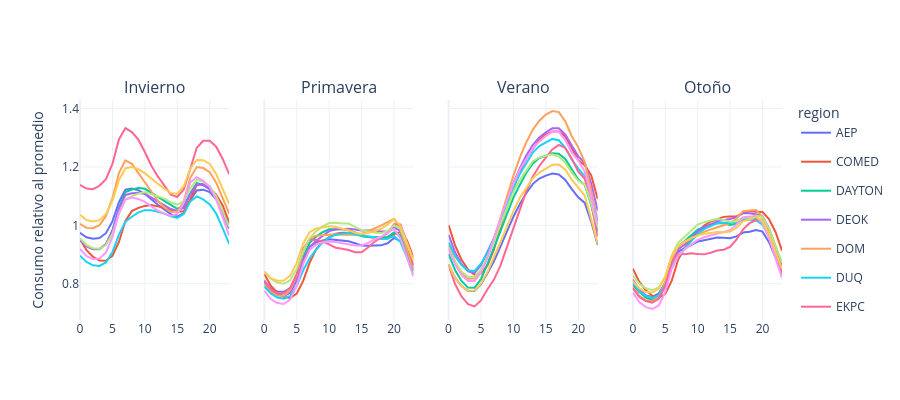

Notebook cell for this chart:
### Markdown cell above
### 1.2 Perfil horario por estación

### Code cell
paleta = px.colors.qualitative.Plotly
colores = {r: paleta[i % len(paleta)] for i, r in enumerate(vigentes.index)}
fig = make_subplots(rows=1, cols=4, subplot_titles=ESTACIONES, shared_yaxes=True)
vistas = set()

for j, est in enumerate(ESTACIONES, start=1):
    p = (df_comun[df_comun['estacion'] == est]
         .groupby(['region', 'hora'])['MW_rel'].mean().unstack(0))
    for region in p.columns:
        fig.add_trace(go.Scatter(
            x=p.index, y=p[region], mode='lines', name=region, legendgroup=region,
            line=dict(color=colores[region]), showlegend=region not in vistas,
        ), row=1, col=j)
        vistas.add(region)

fig.update_yaxes(title_text='Consumo relativo al promedio', col=1)
fig.update_layout(legend_title_text='region', height=400)
fig.show()

### Figure 1 — Plotly figure (JSON) as saved in the notebook; plotly's stock layout.template omitted (floating-point values rounded to 4 significant figures)
{"data": [{"legendgroup": "AEP", "line": {"color": "#636EFA"}, "mode": "lines", "name": "AEP", "showlegend": true, "type": "scatter", "x": [0, 1, 2, 3, 4, 5, 6, 7, 8, 9, 10, 11, 12, 13, 14, 15, 16, 17, 18, 19, 20, 21, 22, 23], "xaxis": "x", "y": [0.9742, 0.959, 0.9537, 0.9563, 0.9731, 1.013, 1.079, 1.122, 1.126, 1.12, 1.108, 1.088, 1.07, 1.054, 1.038, 1.03, 1.042, 1.086, 1.12, 1.122, 1.114, 1.089, 1.048, 1.005], "yaxis": "y"}, {"legendgroup": "COMED", "line": {"color": "#EF553B"}, "mode": "lines", "name": "COMED", "showlegend": true, "type": "scatter", "x": [0, 1, 2, 3, 4, 5, 6, 7, 8, 9, 10, 11, 12, 13, 14, 15, 16, 17, 18, 19, 20, 21, 22, 23], "xaxis": "x", "y": [0.9531, 0.9148, 0.8922, 0.8799, 0.8786, 0.8957, 0.943, 1.015, 1.049, 1.06, 1.067, 1.069, 1.065, 1.058, 1.053, 1.046, 1.048, 1.088, 1.138, 1.141, 1.127, 1.105, 1.068, 1.01], "yaxis": "y"}, {"legendgroup": "DAYTON", "line": {"color": "#00CC96"}, "mode": "lines", "name": "DAYTON", "showlegend": true, "type": "scatter", "x": [0, 1, 2, 3, 4, 5, 6, 7, 8, 9, 10, 11, 12, 13, 14, 15, 16, 17, 18, 19, 20, 21, 22, 23], "xaxis": "x", "y": [0.9534, 0.9306, 0.9187, 0.9184, 0.9354, 0.9825, 1.059, 1.114, 1.123, 1.127, 1.125, 1.112, 1.098, 1.084, 1.069, 1.056, 1.066, 1.11, 1.144, 1.139, 1.123, 1.091, 1.041, 0.9904], "yaxis": "y"}, {"legendgroup": "DEOK", "line": {"color": "#AB63FA"}, "mode": "lines", "name": "DEOK", "showlegend": true, "type": "scatter", "x": [0, 1, 2, 3, 4, 5, 6, 7, 8, 9, 10, 11, 12, 13, 14, 15, 16, 17, 18, 19, 20, 21, 22, 23], "xaxis": "x", "y": [0.9498, 0.9281, 0.9183, 0.9186, 0.9357, 0.9812, 1.055, 1.104, 1.11, 1.111, 1.108, 1.095, 1.081, 1.068, 1.056, 1.05, 1.06, 1.104, 1.14, 1.138, 1.124, 1.093, 1.042, 0.9893], "yaxis": "y"}, {"legendgroup": "DOM", "line": {"color": "#FFA15A"}, "mode": "lines", "name": "DOM", "showlegend": true, "type": "scatter", "x": [0, 1, 2, 3, 4, 5, 6, 7, 8, 9, 10, 11, 12, 13, 14, 15, 16, 17, 18, 19, 20, 21, 22, 23], "xaxis": "x", "y": [1.005, 0.9912, 0.9902, 1.001, 1.031, 1.093, 1.179, 1.223, 1.211, 1.179, 1.146, 1.113, 1.084, 1.061, 1.046, 1.047, 1.082, 1.163, 1.2, 1.196, 1.182, 1.146, 1.092, 1.04], "yaxis": "y"}, {"legendgroup": "DUQ", "line": {"color": "#19D3F3"}, "mode": "lines", "name": "DUQ", "showlegend": true, "type": "scatter", "x": [0, 1, 2, 3, 4, 5, 6, 7, 8, 9, 10, 11, 12, 13, 14, 15, 16, 17, 18, 19, 20, 21, 22, 23], "xaxis": "x", "y": [0.8963, 0.8745, 0.8631, 0.8607, 0.8728, 0.9084, 0.9684, 1.013, 1.029, 1.045, 1.052, 1.051, 1.046, 1.04, 1.031, 1.025, 1.039, 1.082, 1.099, 1.089, 1.071, 1.04, 0.9895, 0.9361], "yaxis": "y"}, {"legendgroup": "EKPC", "line": {"color": "#FF6692"}, "mode": "lines", "name": "EKPC", "showlegend": true, "type": "scatter", "x": [0, 1, 2, 3, 4, 5, 6, 7, 8, 9, 10, 11, 12, 13, 14, 15, 16, 17, 18, 19, 20, 21, 22, 23], "xaxis": "x", "y": [1.138, 1.126, 1.124, 1.135, 1.158, 1.21, 1.294, 1.333, 1.32, 1.293, 1.251, 1.204, 1.167, 1.135, 1.105, 1.097, 1.123, 1.193, 1.266, 1.289, 1.289, 1.269, 1.227, 1.175], "yaxis": "y"}, {"legendgroup": "FE", "line": {"color": "#B6E880"}, "mode": "lines", "name": "FE", "showlegend": true, "type": "scatter", "x": [0, 1, 2, 3, 4, 5, 6, 7, 8, 9, 10, 11, 12, 13, 14, 15, 16, 17, 18, 19, 20, 21, 22, 23], "xaxis": "x", "y": [0.9554, 0.9322, 0.9215, 0.9196, 0.9325, 0.971, 1.039, 1.089, 1.1, 1.109, 1.114, 1.107, 1.098, 1.092, 1.079, 1.071, 1.082, 1.127, 1.156, 1.15, 1.134, 1.1, 1.049, 0.9951], "yaxis": "y"}, {"legendgroup": "PJME", "line": {"color": "#FF97FF"}, "mode": "lines", "name": "PJME", "showlegend": true, "type": "scatter", "x": [0, 1, 2, 3, 4, 5, 6, 7, 8, 9, 10, 11, 12, 13, 14, 15, 16, 17, 18, 19, 20, 21, 22, 23], "xaxis": "x", "y": [0.9186, 0.8947, 0.8847, 0.8864, 0.9066, 0.9597, 1.043, 1.088, 1.095, 1.09, 1.08, 1.066, 1.051, 1.04, 1.033, 1.039, 1.077, 1.147, 1.165, 1.153, 1.131, 1.089, 1.027, 0.9653], "yaxis": "y"}, {"legendgroup": "PJMW", "line": {"color": "#FECB52"}, "mode": "lines", "name": "PJMW", "showlegend": true, "type": "scatter", "x": [0, 1, 2, 3, 4, 5, 6, 7, 8, 9, 10, 11, 12, 13, 14, 15, 16, 17, 18, 19, 20, 21, 22, 23], "xaxis": "x", "y": [1.036, 1.018, 1.013, 1.018, 1.038, 1.084, 1.154, 1.196, 1.2, 1.192, 1.179, 1.162, 1.143, 1.126, 1.11, 1.109, 1.134, 1.194, 1.224, 1.223, 1.21, 1.176, 1.123, 1.073], "yaxis": "y"}, {"legendgroup": "AEP", "line": {"color": "#636EFA"}, "mode": "lines", "name": "AEP", "showlegend": false, "type": "scatter", "x": [0, 1, 2, 3, 4, 5, 6, 7, 8, 9, 10, 11, 12, 13, 14, 15, 16, 17, 18, 19, 20, 21, 22, 23], "xaxis": "x2", "y": [0.8049, 0.7833, 0.7732, 0.7723, 0.7853, 0.8241, 0.8876, 0.927, 0.9415, 0.9483, 0.952, 0.9498, 0.948, 0.9456, 0.9388, 0.931, 0.9304, 0.9305, 0.9314, 0.9386, 0.9569, 0.9457, 0.8968, 0.843], "yaxis": "y2"}, {"legendgroup": "COMED", "line": {"color": "#EF553B"}, "mode": "lines", "name": "COMED", "showlegend": false, "type": "scatter", "x": [0, 1, 2, 3, 4, 5, 6, 7, 8, 9, 10, 11, 12, 13, 14, 15, 16, 17, 18, 19, 20, 21, 22, 23], "xaxis": "x2", "y": [0.8333, 0.7931, 0.769, 0.7546, 0.7511, 0.766, 0.8096, 0.8722, 0.9178, 0.944, 0.9593, 0.9713, 0.9742, 0.973, 0.9736, 0.9674, 0.9603, 0.9573, 0.9561, 0.955, 0.9696, 0.9777, 0.9479, 0.8907], "yaxis": "y2"}, {"legendgroup": "DAYTON", "line": {"color": "#00CC96"}, "mode": "lines", "name": "DAYTON", "showlegend": false, "type": "scatter", "x": [0, 1, 2, 3, 4, 5, 6, 7, 8, 9, 10, 11, 12, 13, 14, 15, 16, 17, 18, 19, 20, 21, 22, 23], "xaxis": "x2", "y": [0.808, 0.7793, 0.7626, 0.7578, 0.7705, 0.8148, 0.891, 0.9399, 0.9613, 0.9764, 0.9865, 0.9862, 0.9867, 0.9832, 0.9754, 0.9628, 0.9602, 0.9603, 0.9584, 0.9596, 0.9755, 0.9659, 0.9114, 0.8516], "yaxis": "y2"}, {"legendgroup": "DEOK", "line": {"color": "#AB63FA"}, "mode": "lines", "name": "DEOK", "showlegend": false, "type": "scatter", "x": [0, 1, 2, 3, 4, 5, 6, 7, 8, 9, 10, 11, 12, 13, 14, 15, 16, 17, 18, 19, 20, 21, 22, 23], "xaxis": "x2", "y": [0.8119, 0.7818, 0.7643, 0.7581, 0.7687, 0.8105, 0.8814, 0.9252, 0.9473, 0.9641, 0.9802, 0.9853, 0.9872, 0.9885, 0.9859, 0.9826, 0.9823, 0.9824, 0.9788, 0.9785, 0.9926, 0.9806, 0.9246, 0.861], "yaxis": "y2"}, {"legendgroup": "DOM", "line": {"color": "#FFA15A"}, "mode": "lines", "name": "DOM", "showlegend": false, "type": "scatter", "x": [0, 1, 2, 3, 4, 5, 6, 7, 8, 9, 10, 11, 12, 13, 14, 15, 16, 17, 18, 19, 20, 21, 22, 23], "xaxis": "x2", "y": [0.7983, 0.7712, 0.7588, 0.7588, 0.7777, 0.8293, 0.9081, 0.9552, 0.9646, 0.9668, 0.969, 0.9692, 0.9679, 0.9676, 0.9673, 0.9704, 0.9793, 0.9909, 0.999, 1.011, 1.022, 0.9848, 0.9167, 0.8472], "yaxis": "y2"}, {"legendgroup": "DUQ", "line": {"color": "#19D3F3"}, "mode": "lines", "name": "DUQ", "showlegend": false, "type": "scatter", "x": [0, 1, 2, 3, 4, 5, 6, 7, 8, 9, 10, 11, 12, 13, 14, 15, 16, 17, 18, 19, 20, 21, 22, 23], "xaxis": "x2", "y": [0.7903, 0.7662, 0.7526, 0.7486, 0.7582, 0.7917, 0.8461, 0.8871, 0.9173, 0.9406, 0.9583, 0.9674, 0.9711, 0.9734, 0.9689, 0.9636, 0.9622, 0.9592, 0.9533, 0.954, 0.9636, 0.9427, 0.8891, 0.8323], "yaxis": "y2"}, {"legendgroup": "EKPC", "line": {"color": "#FF6692"}, "mode": "lines", "name": "EKPC", "showlegend": false, "type": "scatter", "x": [0, 1, 2, 3, 4, 5, 6, 7, 8, 9, 10, 11, 12, 13, 14, 15, 16, 17, 18, 19, 20, 21, 22, 23], "xaxis": "x2", "y": [0.8086, 0.7802, 0.7682, 0.7675, 0.7857, 0.8336, 0.9201, 0.9517, 0.9497, 0.9444, 0.9348, 0.9233, 0.9201, 0.9156, 0.908, 0.9075, 0.9238, 0.9437, 0.9587, 0.973, 1.003, 1.003, 0.9424, 0.8641], "yaxis": "y2"}, {"legendgroup": "FE", "line": {"color": "#B6E880"}, "mode": "lines", "name": "FE", "showlegend": false, "type": "scatter", "x": [0, 1, 2, 3, 4, 5, 6, 7, 8, 9, 10, 11, 12, 13, 14, 15, 16, 17, 18, 19, 20, 21, 22, 23], "xaxis": "x2", "y": [0.8421, 0.817, 0.8043, 0.8001, 0.8117, 0.85, 0.9125, 0.956, 0.9803, 0.9962, 1.008, 1.009, 1.006, 1.006, 0.9949, 0.9839, 0.9782, 0.9742, 0.9727, 0.9795, 1.0, 0.9891, 0.9371, 0.8825], "yaxis": "y2"}, {"legendgroup": "PJME", "line": {"color": "#FF97FF"}, "mode": "lines", "name": "PJME", "showlegend": false, "type": "scatter", "x": [0, 1, 2, 3, 4, 5, 6, 7, 8, 9, 10, 11, 12, 13, 14, 15, 16, 17, 18, 19, 20, 21, 22, 23], "xaxis": "x2", "y": [0.7757, 0.7475, 0.7335, 0.7305, 0.7453, 0.7925, 0.8671, 0.916, 0.9339, 0.9409, 0.9446, 0.9432, 0.9385, 0.9357, 0.9309, 0.9309, 0.9398, 0.9525, 0.9602, 0.975, 0.9878, 0.9548, 0.8901, 0.8247], "yaxis": "y2"}, {"legendgroup": "PJMW", "line": {"color": "#FECB52"}, "mode": "lines", "name": "PJMW", "showlegend": false, "type": "scatter", "x": [0, 1, 2, 3, 4, 5, 6, 7, 8, 9, 10, 11, 12, 13, 14, 15, 16, 17, 18, 19, 20, 21, 22, 23], "xaxis": "x2", "y": [0.8414, 0.8191, 0.8103, 0.8111, 0.8278, 0.8714, 0.938, 0.9768, 0.9894, 0.9942, 0.9965, 0.9941, 0.9888, 0.9832, 0.9746, 0.9701, 0.9739, 0.98, 0.9883, 1.002, 1.022, 0.9975, 0.9379, 0.8798], "yaxis": "y2"}, {"legendgroup": "AEP", "line": {"color": "#636EFA"}, "mode": "lines", "name": "AEP", "showlegend": false, "type": "scatter", "x": [0, 1, 2, 3, 4, 5, 6, 7, 8, 9, 10, 11, 12, 13, 14, 15, 16, 17, 18, 19, 20, 21, 22, 23], "xaxis": "x3", "y": [0.866, 0.8207, 0.7918, 0.7754, 0.7749, 0.7984, 0.8358, 0.877, 0.9271, 0.9774, 1.03, 1.073, 1.111, 1.142, 1.16, 1.17, 1.177, 1.174, 1.155, 1.124, 1.096, 1.077, 1.012, 0.9322], "yaxis": "y3"}, {"legendgroup": "COMED", "line": {"color": "#EF553B"}, "mode": "lines", "name": "COMED", "showlegend": false, "type": "scatter", "x": [0, 1, 2, 3, 4, 5, 6, 7, 8, 9, 10, 11, 12, 13, 14, 15, 16, 17, 18, 19, 20, 21, 22, 23], "xaxis": "x3", "y": [1.001, 0.9315, 0.8823, 0.8486, 0.8306, 0.8343, 0.8624, 0.9174, 0.9932, 1.064, 1.126, 1.184, 1.228, 1.262, 1.293, 1.312, 1.321, 1.321, 1.304, 1.265, 1.223, 1.206, 1.171, 1.09], "yaxis": "y3"}, {"legendgroup": "DAYTON", "line": {"color": "#00CC96"}, "mode": "lines", "name": "DAYTON", "showlegend": false, "type": "scatter", "x": [0, 1, 2, 3, 4, 5, 6, 7, 8, 9, 10, 11, 12, 13, 14, 15, 16, 17, 18, 19, 20, 21, 22, 23], "xaxis": "x3", "y": [0.9022, 0.8469, 0.8094, 0.7866, 0.7859, 0.8155, 0.868, 0.9203, 0.9788, 1.038, 1.095, 1.139, 1.18, 1.212, 1.231, 1.237, 1.246, 1.245, 1.227, 1.192, 1.157, 1.138, 1.069, 0.9787], "yaxis": "y3"}, {"legendgroup": "DEOK", "line": {"color": "#AB63FA"}, "mode": "lines", "name": "DEOK", "showlegend": false, "type": "scatter", "x": [0, 1, 2, 3, 4, 5, 6, 7, 8, 9, 10, 11, 12, 13, 14, 15, 16, 17, 18, 19, 20, 21, 22, 23], "xaxis": "x3", "y": [0.9677, 0.9079, 0.8667, 0.8423, 0.8373, 0.8635, 0.9097, 0.9558, 1.017, 1.082, 1.145, 1.196, 1.24, 1.276, 1.301, 1.319, 1.332, 1.332, 1.311, 1.273, 1.236, 1.214, 1.142, 1.05], "yaxis": "y3"}, {"legendgroup": "DOM", "line": {"color": "#FFA15A"}, "mode": "lines", "name": "DOM", "showlegend": false, "type": "scatter", "x": [0, 1, 2, 3, 4, 5, 6, 7, 8, 9, 10, 11, 12, 13, 14, 15, 16, 17, 18, 19, 20, 21, 22, 23], "xaxis": "x3", "y": [0.9328, 0.8756, 0.8383, 0.8173, 0.8177, 0.8464, 0.8918, 0.9539, 1.025, 1.097, 1.17, 1.232, 1.285, 1.328, 1.358, 1.38, 1.392, 1.388, 1.356, 1.305, 1.268, 1.217, 1.12, 1.018], "yaxis": "y3"}, {"legendgroup": "DUQ", "line": {"color": "#19D3F3"}, "mode": "lines", "name": "DUQ", "showlegend": false, "type": "scatter", "x": [0, 1, 2, 3, 4, 5, 6, 7, 8, 9, 10, 11, 12, 13, 14, 15, 16, 17, 18, 19, 20, 21, 22, 23], "xaxis": "x3", "y": [0.9423, 0.8949, 0.8635, 0.8448, 0.8434, 0.8685, 0.9055, 0.9541, 1.014, 1.074, 1.13, 1.176, 1.215, 1.249, 1.271, 1.285, 1.296, 1.291, 1.266, 1.225, 1.194, 1.169, 1.096, 1.013], "yaxis": "y3"}, {"legendgroup": "EKPC", "line": {"color": "#FF6692"}, "mode": "lines", "name": "EKPC", "showlegend": false, "type": "scatter", "x": [0, 1, 2, 3, 4, 5, 6, 7, 8, 9, 10, 11, 12, 13, 14, 15, 16, 17, 18, 19, 20, 21, 22, 23], "xaxis": "x3", "y": [0.8651, 0.799, 0.7566, 0.7298, 0.7223, 0.7427, 0.7811, 0.8141, 0.862, 0.9253, 0.9935, 1.059, 1.118, 1.167, 1.203, 1.232, 1.26, 1.275, 1.265, 1.228, 1.183, 1.159, 1.076, 0.9608], "yaxis": "y3"}, {"legendgroup": "FE", "line": {"color": "#B6E880"}, "mode": "lines", "name": "FE", "showlegend": false, "type": "scatter", "x": [0, 1, 2, 3, 4, 5, 6, 7, 8, 9, 10, 11, 12, 13, 14, 15, 16, 17, 18, 19, 20, 21, 22, 23], "xaxis": "x3", "y": [0.9225, 0.8731, 0.842, 0.8235, 0.8235, 0.8497, 0.8903, 0.9427, 1.002, 1.059, 1.114, 1.156, 1.19, 1.22, 1.233, 1.239, 1.244, 1.236, 1.214, 1.181, 1.153, 1.14, 1.075, 0.9933], "yaxis": "y3"}, {"legendgroup": "PJME", "line": {"color": "#FF97FF"}, "mode": "lines", "name": "PJME", "showlegend": false, "type": "scatter", "x": [0, 1, 2, 3, 4, 5, 6, 7, 8, 9, 10, 11, 12, 13, 14, 15, 16, 17, 18, 19, 20, 21, 22, 23], "xaxis": "x3", "y": [0.9203, 0.8656, 0.8298, 0.8096, 0.8095, 0.8376, 0.8881, 0.9562, 1.023, 1.084, 1.142, 1.191, 1.23, 1.263, 1.287, 1.306, 1.32, 1.32, 1.292, 1.249, 1.223, 1.184, 1.096, 1.002], "yaxis": "y3"}, {"legendgroup": "PJMW", "line": {"color": "#FECB52"}, "mode": "lines", "name": "PJMW", "showlegend": false, "type": "scatter", "x": [0, 1, 2, 3, 4, 5, 6, 7, 8, 9, 10, 11, 12, 13, 14, 15, 16, 17, 18, 19, 20, 21, 22, 23], "xaxis": "x3", "y": [0.8661, 0.8205, 0.7914, 0.7757, 0.7763, 0.8013, 0.8402, 0.8886, 0.9425, 0.9958, 1.049, 1.094, 1.13, 1.161, 1.181, 1.195, 1.207, 1.208, 1.19, 1.156, 1.129, 1.101, 1.022, 0.9356], "yaxis": "y3"}, {"legendgroup": "AEP", "line": {"color": "#636EFA"}, "mode": "lines", "name": "AEP", "showlegend": false, "type": "scatter", "x": [0, 1, 2, 3, 4, 5, 6, 7, 8, 9, 10, 11, 12, 13, 14, 15, 16, 17, 18, 19, 20, 21, 22, 23], "xaxis": "x4", "y": [0.7959, 0.7716, 0.7591, 0.7556, 0.7663, 0.8035, 0.8713, 0.9102, 0.9221, 0.9338, 0.9443, 0.9486, 0.9536, 0.9582, 0.9574, 0.9559, 0.9621, 0.9753, 0.9783, 0.9836, 0.9783, 0.9425, 0.8891, 0.8352], "yaxis": "y4"}, {"legendgroup": "COMED", "line": {"color": "#EF553B"}, "mode": "lines", "name": "COMED", "showlegend": false, "type": "scatter", "x": [0, 1, 2, 3, 4, 5, 6, 7, 8, 9, 10, 11, 12, 13, 14, 15, 16, 17, 18, 19, 20, 21, 22, 23], "xaxis": "x4", "y": [0.8517, 0.8064, 0.7773, 0.759, 0.7525, 0.7649, 0.8107, 0.8826, 0.9234, 0.9529, 0.9773, 0.9996, 1.013, 1.021, 1.029, 1.03, 1.031, 1.042, 1.049, 1.046, 1.045, 1.022, 0.9774, 0.9133], "yaxis": "y4"}, {"legendgroup": "DAYTON", "line": {"color": "#00CC96"}, "mode": "lines", "name": "DAYTON", "showlegend": false, "type": "scatter", "x": [0, 1, 2, 3, 4, 5, 6, 7, 8, 9, 10, 11, 12, 13, 14, 15, 16, 17, 18, 19, 20, 21, 22, 23], "xaxis": "x4", "y": [0.8051, 0.7727, 0.7524, 0.7447, 0.7549, 0.7977, 0.8782, 0.9289, 0.9463, 0.9671, 0.9855, 0.9937, 1.002, 1.007, 1.007, 1.001, 1.006, 1.02, 1.022, 1.021, 1.014, 0.9736, 0.912, 0.8509], "yaxis": "y4"}, {"legendgroup": "DEOK", "line": {"color": "#AB63FA"}, "mode": "lines", "name": "DEOK", "showlegend": false, "type": "scatter", "x": [0, 1, 2, 3, 4, 5, 6, 7, 8, 9, 10, 11, 12, 13, 14, 15, 16, 17, 18, 19, 20, 21, 22, 23], "xaxis": "x4", "y": [0.8143, 0.7803, 0.7604, 0.7516, 0.7603, 0.8004, 0.8739, 0.918, 0.934, 0.9564, 0.9794, 0.9927, 1.004, 1.014, 1.018, 1.022, 1.028, 1.041, 1.041, 1.038, 1.031, 0.9904, 0.9275, 0.863], "yaxis": "y4"}, {"legendgroup": "DOM", "line": {"color": "#FFA15A"}, "mode": "lines", "name": "DOM", "showlegend": false, "type": "scatter", "x": [0, 1, 2, 3, 4, 5, 6, 7, 8, 9, 10, 11, 12, 13, 14, 15, 16, 17, 18, 19, 20, 21, 22, 23], "xaxis": "x4", "y": [0.7882, 0.7586, 0.7432, 0.7398, 0.7554, 0.8041, 0.8843, 0.9266, 0.9417, 0.9544, 0.9672, 0.9776, 0.9859, 0.9941, 0.9999, 1.008, 1.023, 1.048, 1.051, 1.052, 1.029, 0.9747, 0.9052, 0.8368], "yaxis": "y4"}, {"legendgroup": "DUQ", "line": {"color": "#19D3F3"}, "mode": "lines", "name": "DUQ", "showlegend": false, "type": "scatter", "x": [0, 1, 2, 3, 4, 5, 6, 7, 8, 9, 10, 11, 12, 13, 14, 15, 16, 17, 18, 19, 20, 21, 22, 23], "xaxis": "x4", "y": [0.8012, 0.7743, 0.7582, 0.7516, 0.7596, 0.7948, 0.856, 0.894, 0.9202, 0.9475, 0.9712, 0.987, 0.9984, 1.007, 1.009, 1.008, 1.014, 1.025, 1.02, 1.018, 1.002, 0.9623, 0.903, 0.8445], "yaxis": "y4"}, {"legendgroup": "EKPC", "line": {"color": "#FF6692"}, "mode": "lines", "name": "EKPC", "showlegend": false, "type": "scatter", "x": [0, 1, 2, 3, 4, 5, 6, 7, 8, 9, 10, 11, 12, 13, 14, 15, 16, 17, 18, 19, 20, 21, 22, 23], "xaxis": "x4", "y": [0.7844, 0.7549, 0.7405, 0.7354, 0.7484, 0.791, 0.8732, 0.9043, 0.9006, 0.9046, 0.9022, 0.9006, 0.9062, 0.9139, 0.9166, 0.926, 0.9517, 0.9863, 1.007, 1.017, 1.021, 0.9773, 0.9098, 0.8366], "yaxis": "y4"}, {"legendgroup": "FE", "line": {"color": "#B6E880"}, "mode": "lines", "name": "FE", "showlegend": false, "type": "scatter", "x": [0, 1, 2, 3, 4, 5, 6, 7, 8, 9, 10, 11, 12, 13, 14, 15, 16, 17, 18, 19, 20, 21, 22, 23], "xaxis": "x4", "y": [0.8286, 0.7999, 0.7842, 0.7775, 0.7869, 0.8238, 0.8962, 0.9404, 0.9605, 0.9821, 1.002, 1.011, 1.016, 1.023, 1.018, 1.013, 1.015, 1.026, 1.028, 1.034, 1.028, 0.989, 0.9302, 0.8721], "yaxis": "y4"}, {"legendgroup": "PJME", "line": {"color": "#FF97FF"}, "mode": "lines", "name": "PJME", "showlegend": false, "type": "scatter", "x": [0, 1, 2, 3, 4, 5, 6, 7, 8, 9, 10, 11, 12, 13, 14, 15, 16, 17, 18, 19, 20, 21, 22, 23], "xaxis": "x4", "y": [0.7694, 0.7374, 0.7196, 0.7134, 0.7253, 0.771, 0.8501, 0.8953, 0.9181, 0.9353, 0.9501, 0.9591, 0.9647, 0.9717, 0.9757, 0.9832, 1.002, 1.027, 1.03, 1.031, 1.008, 0.9569, 0.8875, 0.8201], "yaxis": "y4"}, {"legendgroup": "PJMW", "line": {"color": "#FECB52"}, "mode": "lines", "name": "PJMW", "showlegend": false, "type": "scatter", "x": [0, 1, 2, 3, 4, 5, 6, 7, 8, 9, 10, 11, 12, 13, 14, 15, 16, 17, 18, 19, 20, 21, 22, 23], "xaxis": "x4", "y": [0.8084, 0.7839, 0.7716, 0.7696, 0.7828, 0.8236, 0.8936, 0.9294, 0.9444, 0.9563, 0.9653, 0.9711, 0.9738, 0.9767, 0.976, 0.9785, 0.9918, 1.014, 1.021, 1.028, 1.016, 0.9707, 0.9091, 0.8507], "yaxis": "y4"}], "layout": {"annotations": [{"font": {"size": 16}, "showarrow": false, "text": "Invierno", "x": 0.1062, "xanchor": "center", "xref": "paper", "y": 1, "yanchor": "bottom", "yref": "paper"}, {"font": {"size": 16}, "showarrow": false, "text": "Primavera", "x": 0.3688, "xanchor": "center", "xref": "paper", "y": 1, "yanchor": "bottom", "yref": "paper"}, {"font": {"size": 16}, "showarrow": false, "text": "Verano", "x": 0.6313, "xanchor": "center", "xref": "paper", "y": 1, "yanchor": "bottom", "yref": "paper"}, {"font": {"size": 16}, "showarrow": false, "text": "Otoño", "x": 0.8938, "xanchor": "center", "xref": "paper", "y": 1, "yanchor": "bottom", "yref": "paper"}], "height": 400, "legend": {"title": {"text": "region"}}, "xaxis": {"anchor": "y", "domain": [0, 0.2125]}, "xaxis2": {"anchor": "y2", "domain": [0.2625, 0.475]}, "xaxis3": {"anchor": "y3", "domain": [0.525, 0.7375]}, "xaxis4": {"anchor": "y4", "domain": [0.7875, 1]}, "yaxis": {"anchor": "x", "domain": [0, 1], "title": {"text": "Consumo relativo al promedio"}}, "yaxis2": {"anchor": "x2", "domain": [0, 1], "matches": "y", "showticklabels": false}, "yaxis3": {"anchor": "x3", "domain": [0, 1], "matches": "y", "showticklabels": false}, "yaxis4": {"anchor": "x4", "domain": [0, 1], "matches": "y", "showticklabels": false}}}
